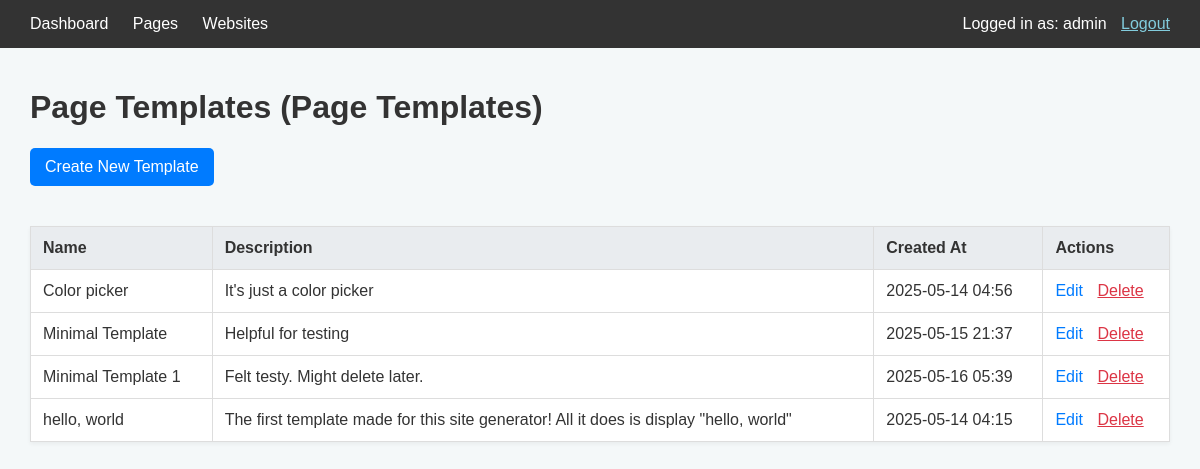
Screenshot of /templates (signed in) with the database file from the repository.
### internal_site_generator/models.py (models this page shows, shortened)
class User(UserMixin, db.Model):
    id = db.Column(db.Integer, primary_key=True)
    username = db.Column(db.String(64), index=True, unique=True, nullable=False)
    email = db.Column(db.String(120), index=True, unique=True, nullable=False)
    password_hash = db.Column(db.String(256))

class PageTemplate(db.Model):
    id = db.Column(db.Integer, primary_key=True)
    name = db.Column(db.String(100), nullable=False, unique=True)
    description = db.Column(db.String(250))
    html_content = db.Column(db.Text, nullable=False) # Should contain ""
    created_at = db.Column(db.DateTime, default=datetime.utcnow)
    updated_at = db.Column(db.DateTime, default=datetime.utcnow, onupdate=datetime.utcnow)

### internal_site_generator/main.py (the view)
@bp.route('/templates')
@login_required
def list_templates():
    page = request.args.get('page', 1, type=int)
    per_page = 10
    templates_pagination = PageTemplate.query.order_by(PageTemplate.name).paginate(page=page, per_page=per_page, error_out=False)
    templates = templates_pagination.items
    return render_template('main/list_templates.html', title='Page Templates', templates=templates, pagination=templates_pagination, current_user=current_user)

### internal_site_generator/__init__.py (called while the page is built)
def create_app(config_class=Config):
    app = Flask(__name__, instance_relative_config=True)
    app.config.from_object(config_class)
    try:
        os.makedirs(app.instance_path)
    except OSError as e:
        if e.errno != errno.EEXIST:
            raise
    db.init_app(app)
    migrate.init_app(app, db)
    login_manager.init_app(app)
    csrf.init_app(app) # <--- INITIALIZE CSRFProtect WITH THE APP
    from .models import User
    @login_manager.user_loader
    def load_user(user_id):
        return User.query.get(int(user_id))
    from .auth import bp as auth_bp
    app.register_blueprint(auth_bp, url_prefix='/auth')
    from .main import bp as main_bp
    app.register_blueprint(main_bp)
    @app.route('/test_init/')
    def test_init_page():
        return '<h1>Testing the Flask Application Factory from __init__.py!</h1>'
    return app

### internal_site_generator/templates/main/list_templates.html (shortened to what this page needs)
<!DOCTYPE html>
<html lang="en">
<head>
</head>
<body>
    <nav>
        <div class="nav-links">
            <a href="{{ url_for('main.index') }}">Dashboard</a>
            <a href="{{ url_for('main.list_templates') }}">Pages</a>
            <a href="{{ url_for('main.list_projects') }}">Websites</a>
        </div>
        <div class="user-info">
            Logged in as: {{ current_user.username }}
            <a href="{{ url_for('auth.logout') }}">Logout</a>
        </div>
    </nav>
    <div class="container">
        <h1>{{ title }} (Page Templates)</h1>
        <p><a href="{{ url_for('main.new_template') }}" class="button-link">Create New Template</a></p>
        {% if templates and templates|length > 0 %}
        <table>
            <thead>
                <tr>
                    <th>Name</th>
                    <th>Description</th>
                    <th>Created At</th>
                    <th>Actions</th>
                </tr>
            </thead>
            <tbody>
                {% for template_item in templates %}
                <tr>
                    <td>{{ template_item.name }}</td>
                    <td>{{ template_item.description if template_item.description else 'N/A' }}</td>
                    <td>{{ template_item.created_at.strftime('%Y-%m-%d %H:%M') if template_item.created_at else 'N/A' }}</td>
                    <td class="action-links">
                        <a href="{{ url_for('main.edit_template', template_id=template_item.id) }}">Edit</a>
                        <form action="{{ url_for('main.delete_template', template_id=template_item.id) }}" method="post" style="display:inline;" onsubmit="return confirm('Are you sure you want to delete the template \'{{ template_item.name }}\'? This action cannot be undone.');">
                            <button type="submit" class="link-button">Delete</button>
                        </form>
                    </td>
                </tr>
                {% endfor %}
            </tbody>
        </table>
        {% else %}
        <p>No page templates found. <a href="{{ url_for('main.new_template') }}">Create one now!</a></p>
        {% endif %}
    </div>
</body>
</html>

### internal_site_generator/templates/main/list_templates.html (style rules this page uses)
body { font-family: Arial, sans-serif; margin: 0; padding: 0; background-color: #f4f8f9; color: #333; }
nav { background-color: #333; padding: 15px 30px; color: white; display: flex; justify-content: space-between; align-items: center; }
nav .nav-links a { color: white; text-decoration: none; margin-right: 20px; font-size: 16px; }
nav .user-info { font-size: 16px; color: white; }
nav .user-info a { margin-left: 10px; color: #82ccdd; }
.container { padding: 20px 30px; }
h1 { color: #333; }
table { width: 100%; border-collapse: collapse; margin-top: 20px; background-color: #fff; box-shadow: 0 2px 4px rgba(0,0,0,0.05); }
th, td { border: 1px solid #ddd; padding: 12px; text-align: left; }
th { background-color: #e9ecef; }
.action-links a { margin-right: 10px; color: #007bff; text-decoration: none; }
.link-button { background-color: transparent; border: none; color: #dc3545; padding: 0; text-decoration: underline; cursor: pointer; font-size: inherit; font-family: inherit; display: inline; vertical-align: baseline; margin: 0; }
.button-link { display: inline-block; padding: 10px 15px; background-color: #007bff; color: white; text-decoration: none; border-radius: 5px; margin-bottom:20px; }

### rows the page displays
User: username "admin"
PageTemplate: name "Color picker", description "It's just a color picker", created_at "2025-05-14 04:56"
PageTemplate: name "Minimal Template", description "Helpful for testing", created_at "2025-05-15 21:37"
PageTemplate: name "Minimal Template 1", description "Felt testy. Might delete later.", created_at "2025-05-16 05:39"
PageTemplate: name "hello, world", description "The first template made for this site generator! All it does is display \"hello, world\"", created_at "2025-05-14 04:15"

### other values shown
{{ title }} "Page Templates"
